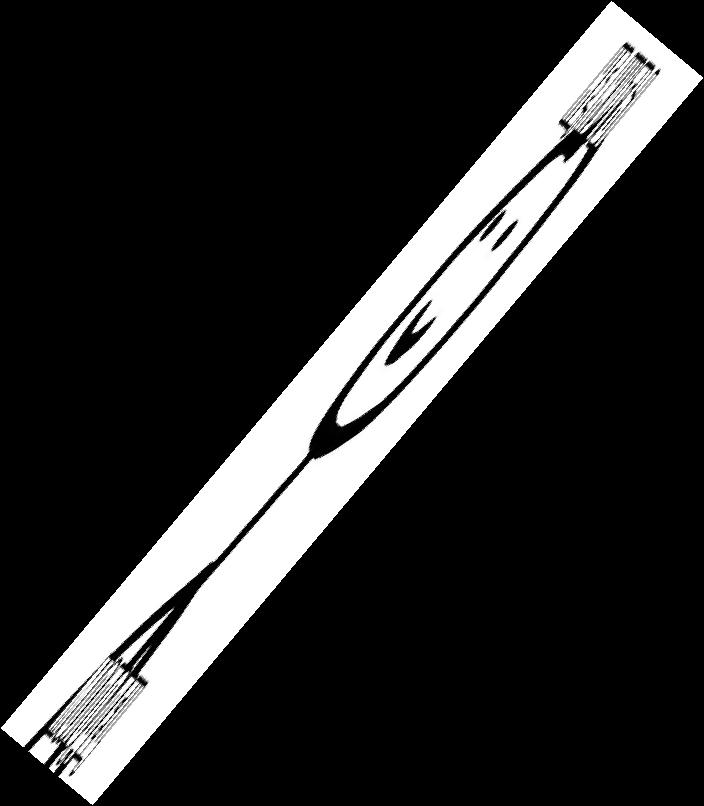
#> input picture task1.jpeg, 704 x 806 px
$ python 'lgkd;lsgkg.py'
#> lines starting #> are read from the running program, lines starting #| are printed output that depends on the picture
import PIL
from PIL import Image

img = Image.open("task1.jpeg").convert("L")
#> img is the input picture: PIL image 704x806 L; min 0, max 255, mean 44.4
width = img.size[0]
#> width = 704
height = img.size[1]
#> height = 806
img = Image.open("task1.jpeg").convert("L")
img.rotate(40, expand = True).show()
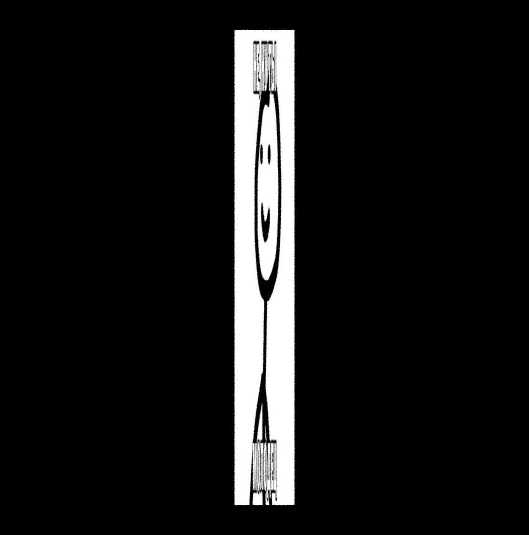
#> shown: PIL image 1058x1070 L (shown at 1/2 size); min 0, max 255, mean 22.3
img.resize((100,50)).show()
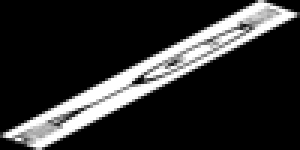
#> shown: PIL image 100x50 L (shown 3 times larger); min 0, max 255, mean 44.2
img.resize((width *50, height *20)).show()
